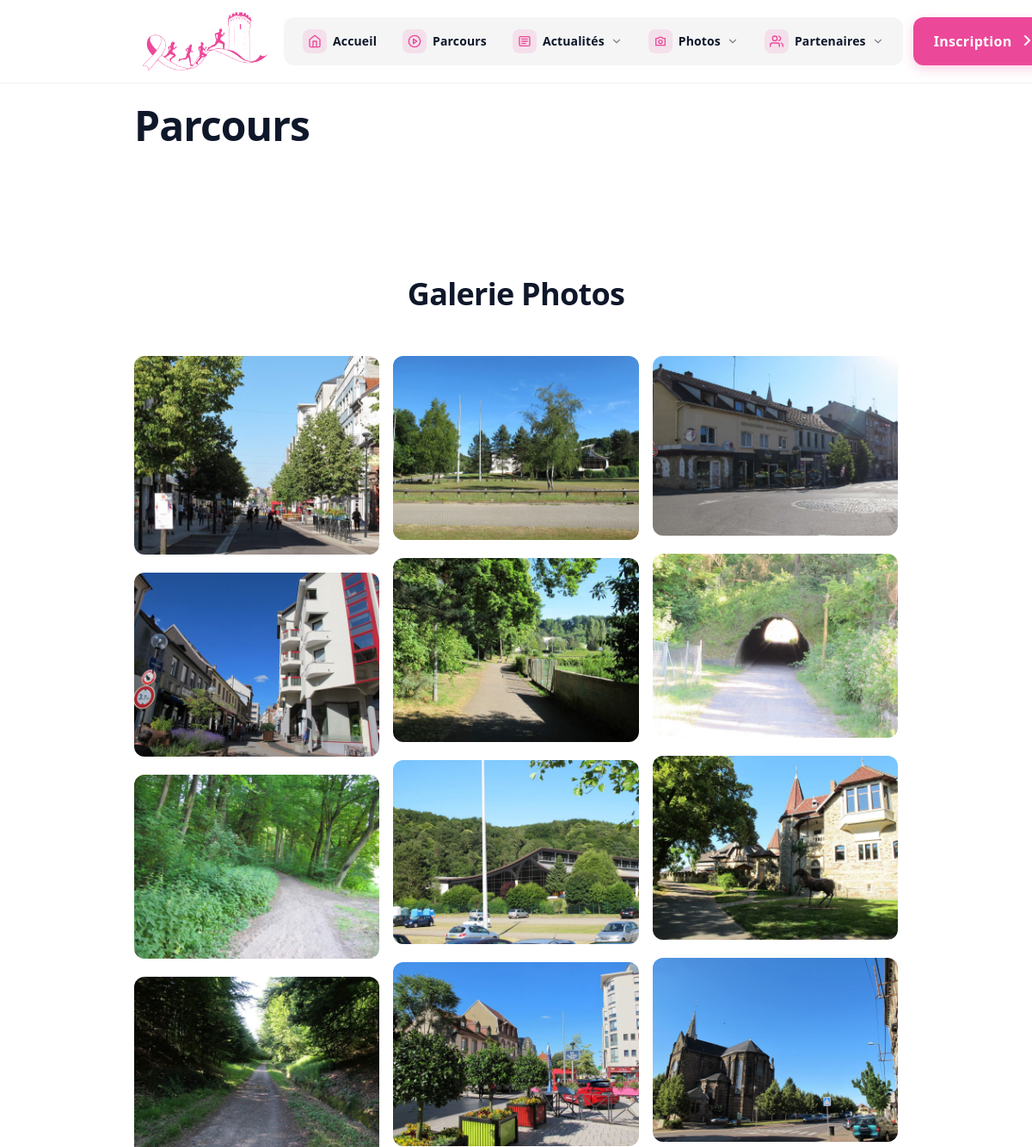
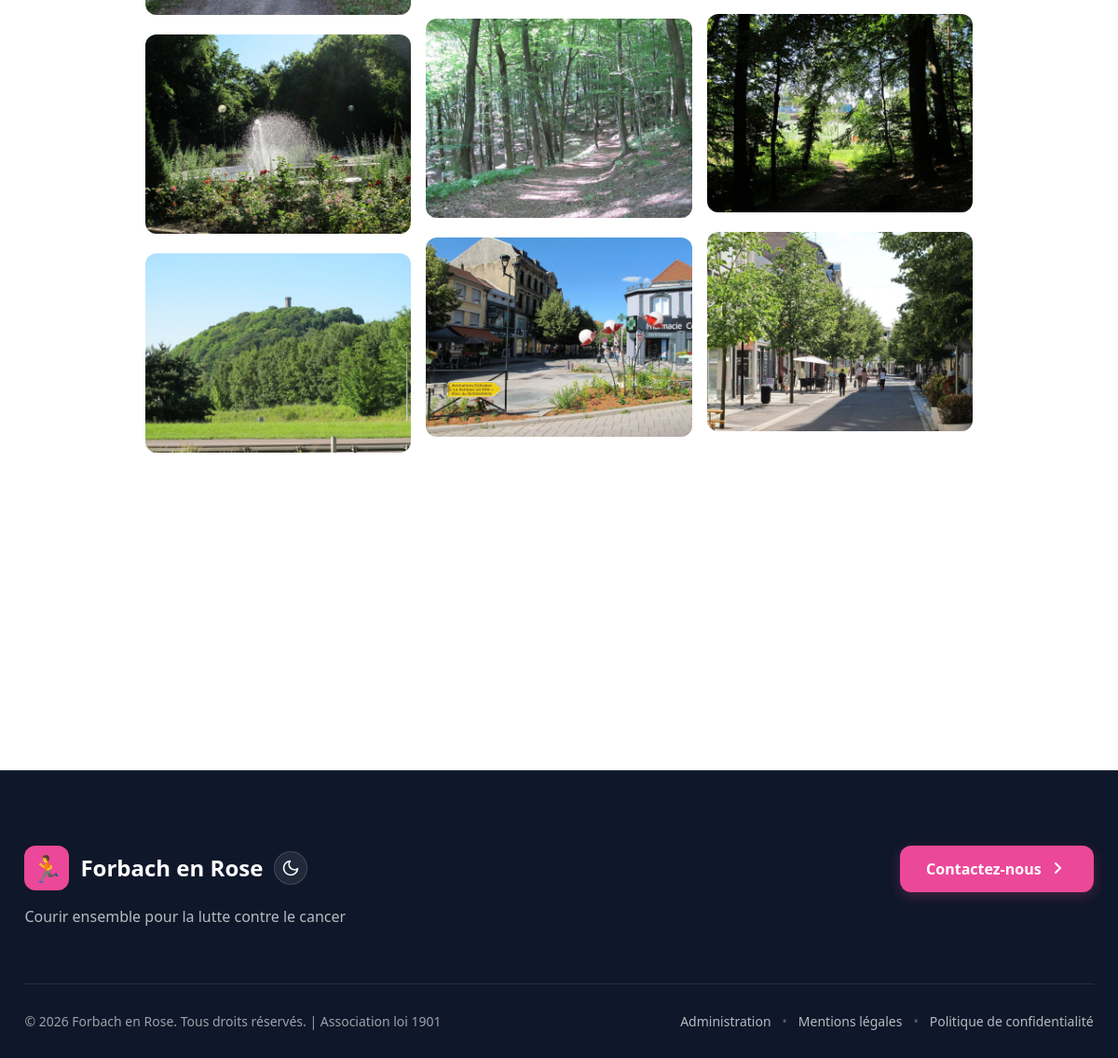
The app's page /public/parcours.php, older data (2 pictures, top to bottom).
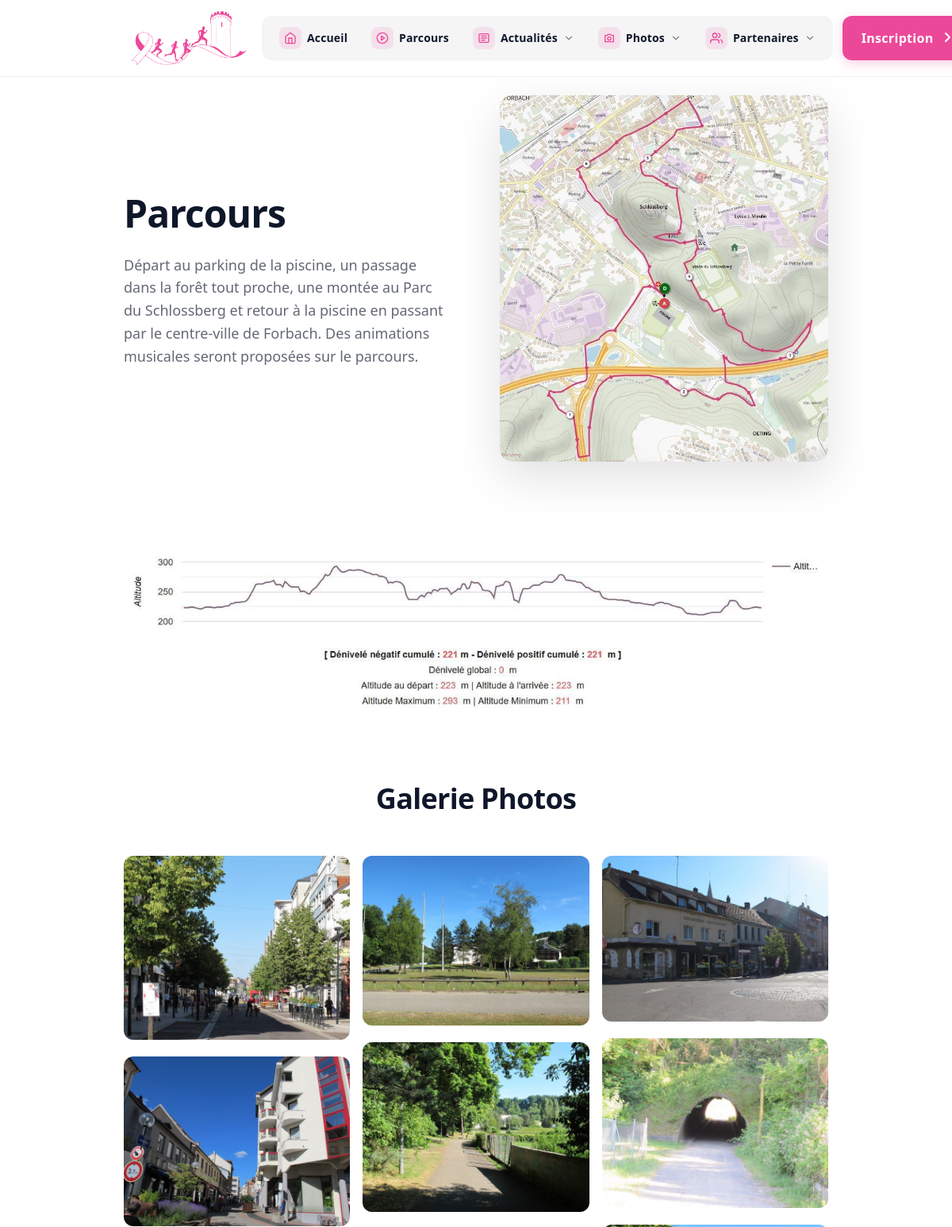
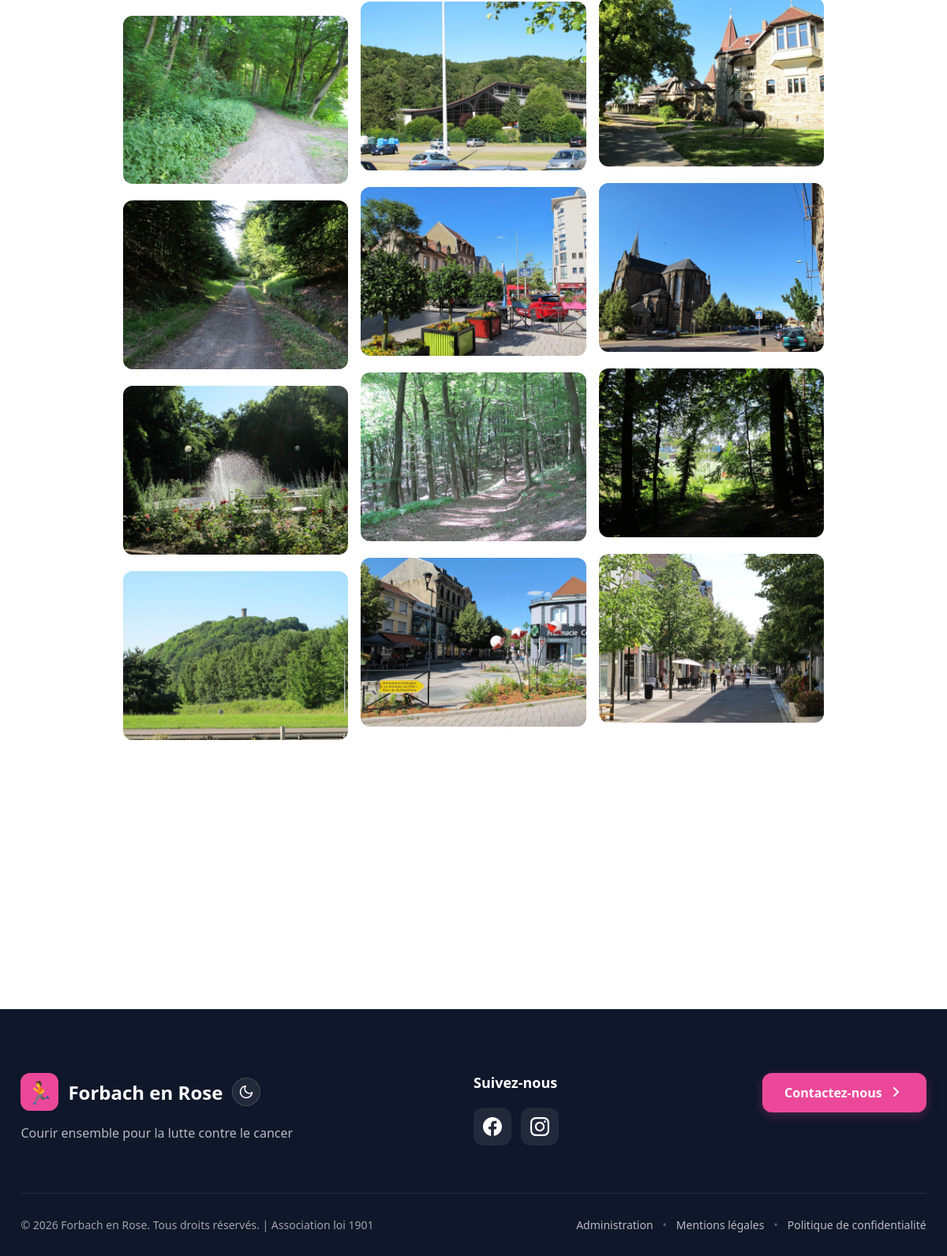
The same page, newer data (2 pictures, top to bottom).
### tables this page shows
CREATE TABLE IF NOT EXISTS `setting` (
  `id` int(11) NOT NULL AUTO_INCREMENT,
  `assoconnect_js` longtext DEFAULT NULL,
  `assoconnect_iframe` longtext DEFAULT NULL,
  `title` varchar(50) DEFAULT NULL,
  `title_color` varchar(50) DEFAULT NULL,
  `picture` varchar(50) DEFAULT NULL,
  `footer` varchar(50) DEFAULT NULL,
  `registration_fee` int(10) DEFAULT NULL,
  `titleAccueil` varchar(50) DEFAULT NULL,
  `edition` varchar(50) DEFAULT NULL,
  `link_facebook` varchar(255) DEFAULT NULL,
  `link_instagram` varchar(255) DEFAULT NULL,
  `accueil_active` int(2) DEFAULT NULL,
  `date_course` timestamp NULL DEFAULT NULL,
  `picture_accueil` varchar(255) DEFAULT NULL,
  `picture_partner` varchar(255) DEFAULT NULL,
  `picture_gradient` varchar(255) DEFAULT NULL,
  `titleParcours` varchar(255) DEFAULT NULL,
  `parcoursDesc` text DEFAULT NULL,
  `picture_parcours` varchar(255) DEFAULT NULL,
  `div_reglementation` mediumtext DEFAULT NULL,
  `social_networks` int(11) NOT NULL DEFAULT 0,
  `link_cancer` varchar(255) DEFAULT NULL,
  PRIMARY KEY (`id`)
);

### inc/navbar-data.php (called while the page is built, shortened)
<?php
try {
    $stmt = $pdo->prepare('SELECT * FROM setting WHERE id = :id LIMIT 1');
    $stmt->execute(['id' => 1]);
    $data = $stmt->fetch(PDO::FETCH_ASSOC) ?: [];
    $link_instagram = $data['link_instagram'] ?? null;
    $link_facebook = $data['link_facebook'] ?? null;
} catch (PDOException $e) {
    $link_instagram = null;
    $link_facebook = null;
    $link_twitter = null;
    $link_youtube = null;
    $link_cancer = null;
}

### public/parcours.php (shortened to what the changed rows need)
<?php
require '../config/config.php';
require '../inc/navbar-data.php';
$stmt = $pdo->prepare('SELECT * FROM setting WHERE id = :id LIMIT 1');
$stmt->execute(['id' => 1]);
$data = $stmt->fetch(PDO::FETCH_ASSOC) ?: [];
$titleParcours  = $data['titleParcours'] ?? 'Parcours';
$parcoursDesc = $data['parcoursDesc'] ?? '';
$picture_parcours = $data['picture_parcours'] ?? '';
$picture_gradient = $data['picture_gradient'] ?? '';
?>
<!DOCTYPE html>
<html lang="fr">
<head>
  <link rel="stylesheet" href="../css/fer-modern.css">
</head>
<body>
  <main>
    <section class="parcours-hero">
      <div class="parcours-content">
        <h1><?= htmlspecialchars($titleParcours) ?></h1>
        <p class="parcours-desc"><?= nl2br(htmlspecialchars($parcoursDesc)) ?></p>
      </div>
      <div class="parcours-image">
        <?php if (!empty($picture_parcours)): ?>
          <img src="../files/_pictures/<?= htmlspecialchars($picture_parcours) ?>"
               alt="<?= htmlspecialchars($titleParcours) ?>"
               class="lightbox-trigger"
               loading="lazy">
        <?php endif; ?>
      </div>
    </section>
    <?php if (!empty($picture_gradient)): ?>
      <div class="section-divider">
        <img src="../files/_pictures/<?= htmlspecialchars($picture_gradient) ?>"
             alt="Illustration"
             class="lightbox-trigger"
             loading="lazy">
      </div>
    <?php endif; ?>
    <section class="album-section">
      <h2 class="album-title">Galerie Photos</h2>
    </section>
  </main>
  <?php include '../inc/footer-modern.php'; ?>
</body>
</html>

### inc/footer-modern.php (shortened to what the changed rows need)
<footer class="site-footer">
  <div class="footer-container">
    <div class="footer-content">
      <div class="footer-center">
        <?php if (!empty($link_facebook) || !empty($link_instagram) || !empty($link_twitter) || !empty($link_youtube)): ?>
        <h3 class="footer-title">Suivez-nous</h3>
        <div class="footer-socials">
          <?php if (!empty($link_facebook)): ?>
          <a href="<?= htmlspecialchars($link_facebook) ?>" target="_blank" rel="noopener" class="social-link" aria-label="Facebook">
          </a>
          <?php endif; ?>
          <?php if (!empty($link_instagram)): ?>
          <a href="<?= htmlspecialchars($link_instagram) ?>" target="_blank" rel="noopener" class="social-link" aria-label="Instagram">
          </a>
          <?php endif; ?>
        </div>
        <?php endif; ?>
      </div>
    </div>
  </div>
</footer>

Row changes from the older to the newer data that the page shows:
added setting: titleParcours "Parcours", parcoursDesc "Départ au parking de la piscine, un passage dans la forêt tout proche, une montée au Parc du Schlossberg et retour à la piscine en passant par le centre-ville de Forbach. Des animations musicales seront proposées sur le parcours.", picture_parcours (picture), picture_gradient (picture)
Text that changed along with them:
$titleParcours: "Parcours" → (not shown)
text now shown: "Suivez-nous"
